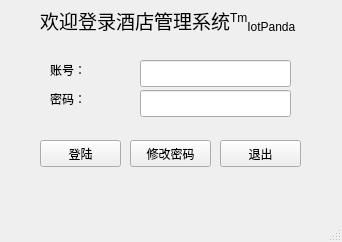
<?xml version="1.0" encoding="UTF-8"?>
<ui version="4.0">
 <class>login</class>
 <widget class="QMainWindow" name="login">
  <property name="geometry">
   <rect>
    <x>0</x>
    <y>0</y>
    <width>342</width>
    <height>242</height>
   </rect>
  </property>
  <property name="windowTitle">
   <string>MainWindow</string>
  </property>
  <widget class="QWidget" name="centralwidget">
   <widget class="QLabel" name="label">
    <property name="geometry">
     <rect>
      <x>40</x>
      <y>0</y>
      <width>371</width>
      <height>41</height>
     </rect>
    </property>
    <property name="text">
     <string>&lt;html&gt;&lt;head/&gt;&lt;body&gt;&lt;p&gt;&lt;span style=&quot; font-size:14pt;&quot;&gt;欢迎登录酒店管理系统&lt;/span&gt;&lt;span style=&quot; font-size:14pt; vertical-align:super;&quot;&gt;Tm&lt;/span&gt;&lt;span style=&quot; font-size:14pt; vertical-align:sub;&quot;&gt;IotPanda&lt;/span&gt;&lt;/p&gt;&lt;/body&gt;&lt;/html&gt;</string>
    </property>
   </widget>
   <widget class="QLabel" name="label_2">
    <property name="geometry">
     <rect>
      <x>50</x>
      <y>60</y>
      <width>67</width>
      <height>20</height>
     </rect>
    </property>
    <property name="text">
     <string>账号：</string>
    </property>
   </widget>
   <widget class="QLabel" name="label_3">
    <property name="geometry">
     <rect>
      <x>50</x>
      <y>90</y>
      <width>67</width>
      <height>17</height>
     </rect>
    </property>
    <property name="text">
     <string>密码：</string>
    </property>
   </widget>
   <widget class="QLineEdit" name="leUid">
    <property name="geometry">
     <rect>
      <x>140</x>
      <y>60</y>
      <width>151</width>
      <height>27</height>
     </rect>
    </property>
   </widget>
   <widget class="QLineEdit" name="lePwd">
    <property name="geometry">
     <rect>
      <x>140</x>
      <y>90</y>
      <width>151</width>
      <height>27</height>
     </rect>
    </property>
    <property name="echoMode">
     <enum>QLineEdit::Password</enum>
    </property>
   </widget>
   <widget class="QPushButton" name="pblogin">
    <property name="geometry">
     <rect>
      <x>40</x>
      <y>140</y>
      <width>81</width>
      <height>27</height>
     </rect>
    </property>
    <property name="text">
     <string>登陆</string>
    </property>
   </widget>
   <widget class="QPushButton" name="pbChgpwd">
    <property name="geometry">
     <rect>
      <x>130</x>
      <y>140</y>
      <width>81</width>
      <height>27</height>
     </rect>
    </property>
    <property name="text">
     <string>修改密码</string>
    </property>
   </widget>
   <widget class="QPushButton" name="pbQuit">
    <property name="geometry">
     <rect>
      <x>220</x>
      <y>140</y>
      <width>81</width>
      <height>27</height>
     </rect>
    </property>
    <property name="text">
     <string>退出</string>
    </property>
   </widget>
  </widget>
  <widget class="QMenuBar" name="menubar">
   <property name="geometry">
    <rect>
     <x>0</x>
     <y>0</y>
     <width>342</width>
     <height>25</height>
    </rect>
   </property>
  </widget>
  <widget class="QStatusBar" name="statusbar"/>
 </widget>
 <resources/>
 <connections/>
</ui>
